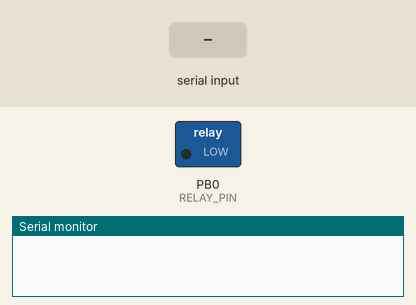
Bench run of a program on a simulated ATmega48P, built with avr-gcc and emulated at 14.7456 MHz. Parts: switched loads named in the program (green lamp = pin HIGH), the last lines printed to the serial monitor. The inputs (shaded band) are chosen by the test bench.

Above: at 1.2 s.
1.3 s: "o90\n" received over Serial
At 2.5 s:
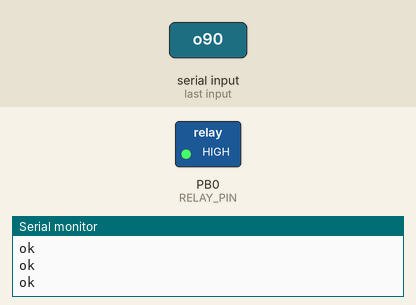
2.8 s: "c90\n" received over Serial
At 3.6 s:
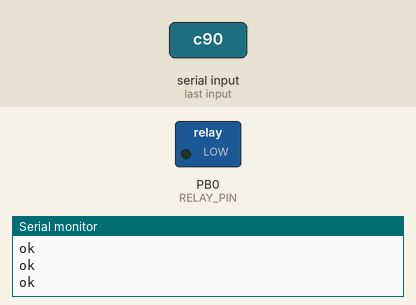
4.3 s: "o,45\n" received over Serial
At 4.8 s:
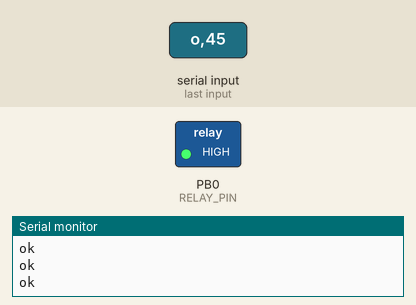
Timing chart, 0 to 7.3 s (numbered marks = the images above; inputs shaded):
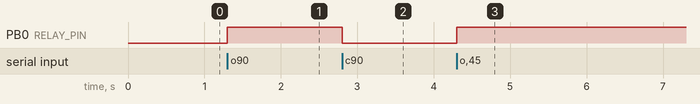

The program:

main.c
```c
/*
 * main.c
 *
 *  Created on: Mar 7, 2015
 *      Author: lim
 */

#include <avr/io.h>
#include <avr/interrupt.h>

#define F_CPU 14745600

#include "ports.h"
#include "usart.h"

#define RELAY_PIN PORT_B0

uint8_t status = 0;
//uint32_t cc = 0;

void init(void) {
	usart_init();
	CLRP(RELAY_PIN);
	SETD(RELAY_PIN);
	sei();
}

void loop() {
//	cc++;
//	if (cc>60000) {
//		status = !status;
//		if (status) {
//			SETP(RELAY_PIN);
//		} else {
//			CLRP(RELAY_PIN);
//		}
//		cc = 0;
//	}
	if (usart_chrready()) {
		char ch = usart_getchr();
		switch (ch) {
			case 'h':
			{
				usart_printstr("\n\r"
						"h - help\n\r"
						"o - open doors\n\r"
						"c - close doors\n\r"
						"s = status\n\r");
				break;
			}
			case 'o':
			{
				SETP(RELAY_PIN);
				status = 1;
				break;
			}
			case 'c':
			{
				CLRP(RELAY_PIN);
				status = 0;
				break;
			}
			case 's':
			{
				if (status) {
					usart_printstr("1");
				} else {
					usart_printstr("0");
				}
				break;
			}
			default:
			{
				break;
			}
		}
		usart_printstr("\n\rok\n\r");
	}
}

int main(void)
{
	init();
	while (1) {
		loop();
	}
	return 0;
}
```

macro.h
```c
/*
 * macro.h
 *
 *  Created on: May 30, 2014
 *      Author: lim
 */

#ifndef MACRO_H_
#define MACRO_H_

#define HI(x) ((x)>>8)
#define LO(x) ((x) & 0xFF)
#define bv(bit) (1<<(bit))
#define cbi(reg,bit) reg &= ~(bv(bit))
#define sbi(reg,bit) reg |= (bv(bit))
#define ibi(reg,bit) reg ^= (bv(bit))
#define outb(addr, data) addr = (data)
#define inb(addr) (addr)
#define bit(var,bit) ((((var)&(1<<(bit)))!=0)?1:0)

#endif /* MACRO_H_ */
```

usart.c
```c
/*
 * usart.c
 *
 *  Created on: Oct 7, 2014
 *      Author: lim
 */

#include <avr/io.h>
#include <avr/interrupt.h>
#include "usart.h"
#include "macro.h"

uint8_t usart_rx_wp;
uint8_t usart_rx_rp;
char usart_rx_buf[USART_RX_BUF];

uint8_t usart_tx_wp;
uint8_t usart_tx_rp;
char usart_tx_buf[USART_TX_BUF];

void usart_init(void)
{
	UBRR0L = LO(BAUDDIVIDER);
	UBRR0H = HI(BAUDDIVIDER);
	UCSR0B = 1<<RXEN0|1<<TXEN0|1<<RXCIE0|1<<TXCIE0;
	UCSR0C = 1<<UCSZ00|1<<UCSZ01;

	usart_rx_wp = 0;
	usart_rx_rp = 0;

	usart_tx_wp = 0;
	usart_tx_rp = 0;
}

ISR(USART_RX_vect)
{
	char c = UDR0;
	if (usart_rx_wp<USART_RX_BUF) {
		usart_rx_buf[usart_rx_wp] = c;
		usart_rx_wp++;
	} //if buffer overflow, we lose byte from UART
}

ISR(USART_TX_vect)
{
	if (usart_tx_rp<usart_tx_wp) {
		UDR0 = usart_tx_buf[usart_tx_rp];
		usart_tx_rp++;
		if (usart_tx_rp>=usart_tx_wp) {
			usart_tx_rp = 0;
			usart_tx_wp = 0;
		}
	}
}

void usart_putchr(char ch)
{
	sei();
	while (usart_tx_wp>=USART_TX_BUF) {}
	cli();
	usart_tx_buf[usart_tx_wp] = ch;
	usart_tx_wp++;
	sei();

	if (UCSR0A & (1<<UDRE0)) {
		UDR0 = usart_tx_buf[usart_tx_rp];
		usart_tx_rp++;
		if (usart_tx_rp>=usart_tx_wp) {
			usart_tx_rp = 0;
			usart_tx_wp = 0;
		}
	}
}

char usart_chrready(void)
{
	return (usart_rx_wp>usart_rx_rp);
}

char usart_getchr(void)
{
	sei();
	while (!usart_chrready());
	cli();
	char c = usart_rx_buf[usart_rx_rp];
	usart_rx_rp++;
	if (usart_rx_rp >= usart_rx_wp) {
		usart_rx_rp = 0;
		usart_rx_wp = 0;
	}
	sei();
	return c;
}

void usart_printstr(char *string)
{
	while (*string!='\0')
	{
		usart_putchr(*string);
		string++;
	}
}

char usart_chartohex(char c) //only for 0x00 - 0x0F
{
	char ch = c & 0x0F;
	char hx = ((ch<10)?(ch+'0'):(ch+'A'-10));
	return hx;
}

char usart_hextochar(char c)
{
	char ch = (c<='9')?(c-'0'):((c<='F')?(c-'A'+10):((c<='f')?(c-'a'+10):0));
	return ch;
}

void usart_printhex(char c)
{
	char lo = c & 0x0F;
	char hi = (c & 0xF0) >> 4;
	usart_putchr(hi + ((hi<10)?'0':'A'-10));
	usart_putchr(lo + ((lo<10)?'0':'A'-10));
}
```

usart.h
```c
/*
 * usart.h
 *
 *  Created on: May 30, 2014
 *      Author: lim
 */
#ifndef USART_H_
#define USART_H_

#define BAUDRATE_115200 115200
#define BAUDDIVIDER_115200 (F_CPU/(16*BAUDRATE_115200)-1) //7.68 for 16MHz
#define BAUDRATE_57600 57600
#define BAUDDIVIDER_57600 (F_CPU/(16*BAUDRATE_57600)-1) //16.36
#define BAUDRATE_38400 38400
#define BAUDDIVIDER_38400 (F_CPU/(16*BAUDRATE_38400)-1) //25.04
#define BAUDRATE_31250 31250 //MIDI
#define BAUDDIVIDER_31250 (F_CPU/(16*BAUDRATE_31250)-1) //31
#define BAUDRATE_19200 19200
#define BAUDDIVIDER_19200 (F_CPU/(16*BAUDRATE_19200)-1) //51.08
#define BAUDRATE_9600 9600
#define BAUDDIVIDER_9600 (F_CPU/(16*BAUDRATE_9600)-1) //103.16

#define BAUDRATE BAUDRATE_38400
#define BAUDDIVIDER (F_CPU/(16*BAUDRATE)-1)

#define USART_TX_BUF 32
#define USART_RX_BUF 32

void usart_init(void);
void usart_putchr(char ch);
char usart_chrready(void);
char usart_getchr(void);
void usart_printstr(char *string);
char usart_chartohex(char c);
char usart_hextochar(char c);
void usart_printhex(char c);

#endif /* USART_H_ */
```

ports.h
```c
/* ports.h
 *
 *  Created on: Sep 26, 2014
 *      Author: lim
 */

#ifndef PORTS_H_
#define PORTS_H_

#define PORT_A0 PORTA,DDRA,PINA,PA0
#define PORT_A1 PORTA,DDRA,PINA,PA1
#define PORT_A2 PORTA,DDRA,PINA,PA2
#define PORT_A3 PORTA,DDRA,PINA,PA3
#define PORT_A4 PORTA,DDRA,PINA,PA4
#define PORT_A5 PORTA,DDRA,PINA,PA5
#define PORT_A6 PORTA,DDRA,PINA,PA6
#define PORT_A7 PORTA,DDRA,PINA,PA7

#define PORT_B0 PORTB,DDRB,PINB,PB0
#define PORT_B1 PORTB,DDRB,PINB,PB1
#define PORT_B2 PORTB,DDRB,PINB,PB2
#define PORT_B3 PORTB,DDRB,PINB,PB3
#define PORT_B4 PORTB,DDRB,PINB,PB4
#define PORT_B5 PORTB,DDRB,PINB,PB5
#define PORT_B6 PORTB,DDRB,PINB,PB6
#define PORT_B7 PORTB,DDRB,PINB,PB7

#define PORT_C0 PORTC,DDRC,PINC,PC0
#define PORT_C1 PORTC,DDRC,PINC,PC1
#define PORT_C2 PORTC,DDRC,PINC,PC2
#define PORT_C3 PORTC,DDRC,PINC,PC3
#define PORT_C4 PORTC,DDRC,PINC,PC4
#define PORT_C5 PORTC,DDRC,PINC,PC5
#define PORT_C6 PORTC,DDRC,PINC,PC6
#define PORT_C7 PORTC,DDRC,PINC,PC7

#define PORT_D0 PORTD,DDRD,PIND,PD0
#define PORT_D1 PORTD,DDRD,PIND,PD1
#define PORT_D2 PORTD,DDRD,PIND,PD2
#define PORT_D3 PORTD,DDRD,PIND,PD3
#define PORT_D4 PORTD,DDRD,PIND,PD4
#define PORT_D5 PORTD,DDRD,PIND,PD5
#define PORT_D6 PORTD,DDRD,PIND,PD6
#define PORT_D7 PORTD,DDRD,PIND,PD7

#define PORT_E0 PORTE,DDRE,PINE,PE0
#define PORT_E1 PORTE,DDRE,PINE,PE1
#define PORT_E2 PORTE,DDRE,PINE,PE2
#define PORT_E3 PORTE,DDRE,PINE,PE3
#define PORT_E4 PORTE,DDRE,PINE,PE4
#define PORT_E5 PORTE,DDRE,PINE,PE5
#define PORT_E6 PORTE,DDRE,PINE,PE6
#define PORT_E7 PORTE,DDRE,PINE,PE7

#define PORT_F0 PORTF,DDRF,PINF,PF0
#define PORT_F1 PORTF,DDRF,PINF,PF1
#define PORT_F2 PORTF,DDRF,PINF,PF2
#define PORT_F3 PORTF,DDRF,PINF,PF3
#define PORT_F4 PORTF,DDRF,PINF,PF4
#define PORT_F5 PORTF,DDRF,PINF,PF5
#define PORT_F6 PORTF,DDRF,PINF,PF6
#define PORT_F7 PORTF,DDRF,PINF,PF7

#if defined(__AVR_ATtiny13__)
#define PORTA_D8 PORT_B0 //MOSI/AIN0/OC0A/PCINT0
#define PORTA_D9 PORT_B1 //MISO/AIN1/OC0B/INT0/PCINT1
#define PORTA_D10 PORT_B2 //SCK/ADC1/T0/PCINT2
#define PORTA_D11 PORT_B3 //PCINT3/CLKI/ADC3
#define PORTA_D12 PORT_B4 //PCINT4/ADC2
#define PORTA_D13 PORT_B5 //PCINT5/RESET/ADC0/dW

#elif defined(__AVR_ATmega32U4__)
#define PORTA_D0 PORT_D2
#define PORTA_D1 PORT_D3
#define PORTA_D2 PORT_D1
#define PORTA_D3 PORT_D0
#define PORTA_D4 PORT_D4
#define PORTA_D5 PORT_C6
#define PORTA_D6 PORT_D7
#define PORTA_D7 PORT_E6
#define PORTA_D8 PORT_B4
#define PORTA_D9 PORT_B5
#define PORTA_D10 PORT_B6
#define PORTA_D11 PORT_B7
#define PORTA_D12 PORT_D6
#define PORTA_D13 PORT_C7
#define PORTA_D14 PORT_B3 //MISO
#define PORTA_D15 PORT_B1 //SCK
#define PORTA_D16 PORT_B2 //MOSI
#define PORTA_A0 PORT_F7
#define PORTA_A1 PORT_F6
#define PORTA_A2 PORT_F5
#define PORTA_A3 PORT_F4
#define PORTA_A4 PORT_F1
#define PORTA_A5 PORT_F0
#define TXLED PORT_D5
#define RXLED PORT_B0
#elif defined(__AVR_ATmega328P__) || defined(__AVR_ATmega168P__) || defined(__AVR_ATmega168__)
#define PORTA_D0 PORT_D0
#define PORTA_D1 PORT_D1
#define PORTA_D2 PORT_D2
#define PORTA_D3 PORT_D3
#define PORTA_D4 PORT_D4
#define PORTA_D5 PORT_D5
#define PORTA_D6 PORT_D6
#define PORTA_D7 PORT_D7
#define PORTA_D8 PORT_B0
#define PORTA_D9 PORT_B1
#define PORTA_D10 PORT_B2
#define PORTA_D11 PORT_B3 //MOSI
#define PORTA_D12 PORT_B4 //MISO
#define PORTA_D13 PORT_B5 //SCK
#define PORTA_A0 PORT_C0
#define PORTA_A1 PORT_C1
#define PORTA_A2 PORT_C2
#define PORTA_A3 PORT_C3
#define PORTA_A4 PORT_C4
#define PORTA_A5 PORT_C5
#define TXLED PORT_B5
#define RXLED PORT_B5
#elif defined(__AVR_ATmega16__) || defined(__AVR_ATmega32__)
#define PORTA_D0 PORT_B0 //RXD
#define PORTA_D1 PORT_B1 //TXD
#define PORTA_D2 PORT_B2
#define PORTA_D3 PORT_B3
#define PORTA_D4 PORT_B4
#define PORTA_D5 PORT_B5 //MOSI
#define PORTA_D6 PORT_B6 //MISO
#define PORTA_D7 PORT_B7 //SCK
#define PORTA_D8 PORT_D0
#define PORTA_D9 PORT_D1
#define PORTA_D10 PORT_D2
#define PORTA_D11 PORT_D3
#define PORTA_D12 PORT_D4
#define PORTA_D13 PORT_D5
#define PORTA_D14 PORT_D6
#define PORTA_D15 PORT_D7
#define PORTA_D16 PORT_C0
#define PORTA_D17 PORT_C1
#define PORTA_D18 PORT_C2
#define PORTA_D19 PORT_C3
#define PORTA_D20 PORT_C4
#define PORTA_D21 PORT_C5
#define PORTA_D22 PORT_C6
#define PORTA_D23 PORT_C7
#define PORTA_A0 PORT_A0
#define PORTA_A1 PORT_A1
#define PORTA_A2 PORT_A2
#define PORTA_A3 PORT_A3
#define PORTA_A4 PORT_A4
#define PORTA_A5 PORT_A5
#define PORTA_A6 PORT_A6
#define PORTA_A7 PORT_A7
#define TXLED PORT_B7
#define RXLED PORT_B7
#endif

#define SETPM(port, ddr, pin, portnum) port = (port | (1<<portnum))
#define CLRPM(port, ddr, pin, portnum) port = (port & (~(1<<portnum)))
#define INVPM(port, ddr, pin, portnum) port = (port ^ (1<<portnum))
#define SETDM(port, ddr, pin, portnum) ddr = (ddr | (1<<portnum))
#define CLRDM(port, ddr, pin, portnum) ddr = (ddr & (~(1<<portnum)))
#define PINVM(port, ddr, pin, portnum) ((pin & (1<<portnum)) != 0)
#define PORTM(port, ddr, pin, portnum) port
#define DDRM(port, ddr, pin, portnum) ddr
#define PINM(port, ddr, pin, portnum) pin
#define PORTNM(port, ddr, pin, portnum) portnum

#define SETP(arg) SETPM(arg)
#define CLRP(arg) CLRPM(arg)
#define INVP(arg) INVPM(arg)
#define SETD(arg) SETDM(arg)
#define CLRD(arg) CLRDM(arg)
#define PINV(arg) PINVM(arg)
#define PORT(arg) PORTM(arg)
#define DDR(arg) DDRM(arg)
#define PIN(arg) PINM(arg)
#define PORTN(arg) PORTNM(arg)

#endif /* PORTS_H_ */
```

Measured:
- after the input at 1.3 s, PB0 (RELAY_PIN): LOW → HIGH at once
- after the input at 2.8 s, PB0 (RELAY_PIN): HIGH → LOW at once
- after the input at 4.3 s, PB0 (RELAY_PIN): LOW → HIGH at once
